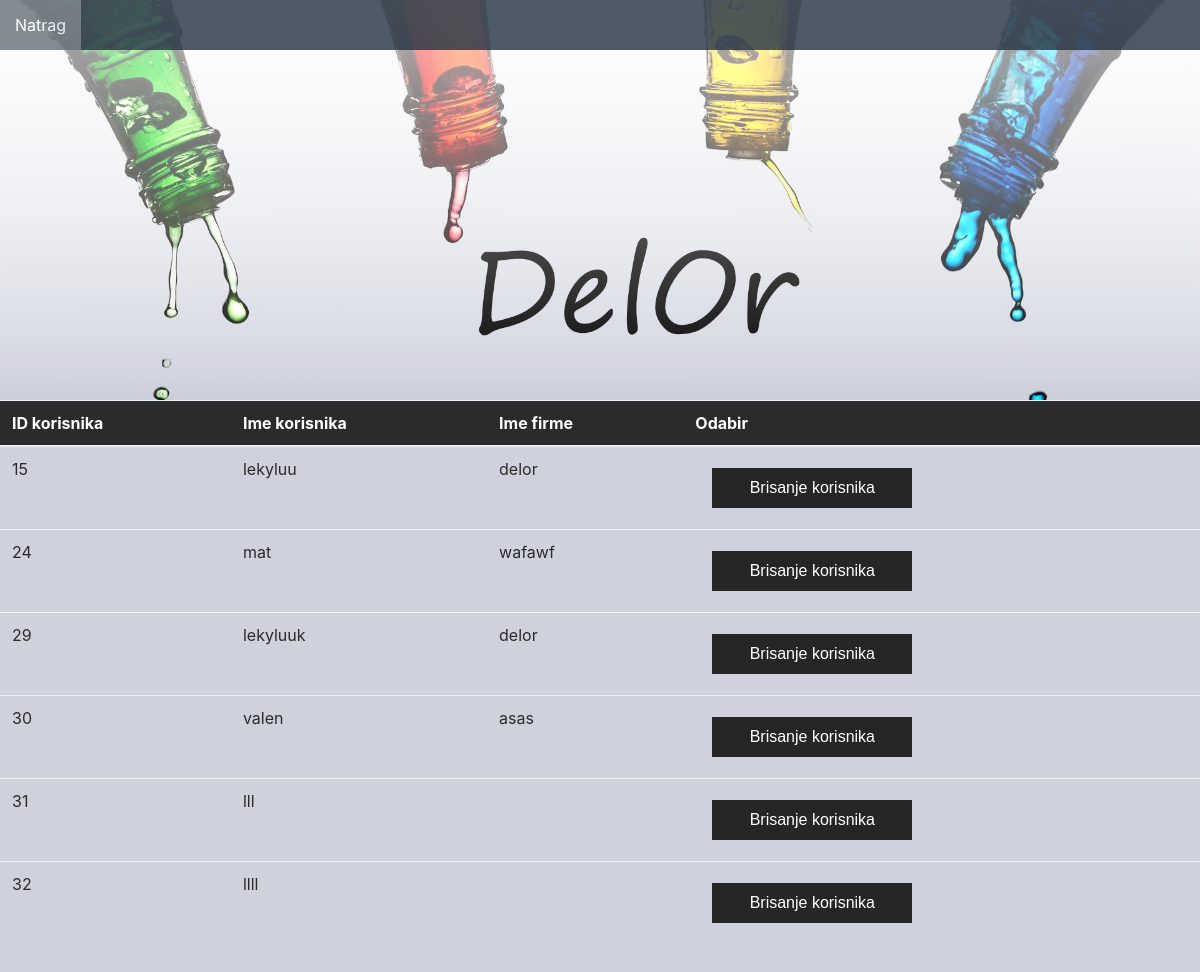
The app's page /public/Admin/urediprofil_a.php, older data.
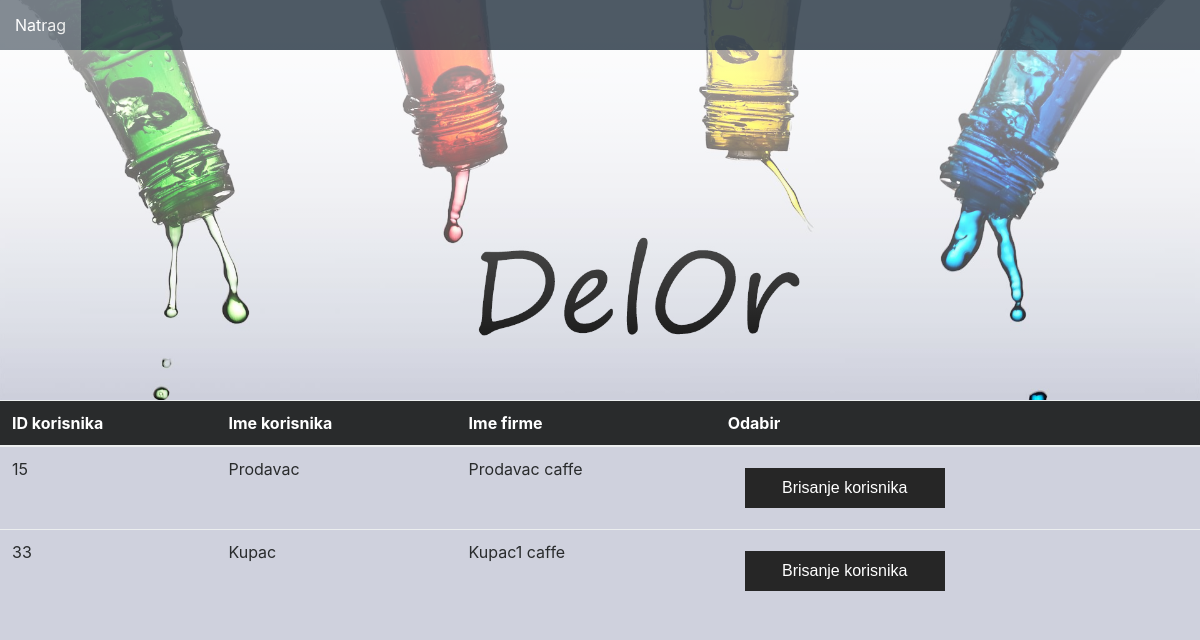
The same page, newer data.
### tables this page shows
CREATE TABLE `korisnik` (
  `id_korisnik` int(11) NOT NULL,
  `korisnicko_ime` varchar(30) NOT NULL,
  `email` varchar(50) NOT NULL,
  `lozinka` varchar(255) NOT NULL,
  `ime_firme` varchar(30) DEFAULT NULL,
  `ime` varchar(20) NOT NULL,
  `prezime` varchar(30) NOT NULL,
  `adresa` varchar(50) DEFAULT NULL,
  `grad` varchar(30) DEFAULT NULL,
  `drzava` varchar(30) DEFAULT NULL,
  `postanski_broj` varchar(10) DEFAULT NULL,
  `broj_telefona` varchar(13) DEFAULT NULL,
  `faks` varchar(13) DEFAULT NULL,
  `tip` varchar(234) NOT NULL
);

### public/Admin/urediprofil_a.php (the view, shortened to what this page needs)
<?php
require 'db.php';
$query1 = "SELECT * FROM korisnik ";
$result1 = mysqli_query($mysqli, $query1);
?>
<!DOCTYPE>
<html>
<head>
	<link rel="stylesheet" type="text/css" media="all" href="../../src/css/bootstrap.min.css">
	<link rel="stylesheet" type="text/css" media="all" href="../../src/css/urediprofil_a.css">
</head>
<body>
<nav id="myNavbar" class="navbar fixed-top navbar-toggleable-md navbar-light bg-faded">
		  <div class="collapse navbar-collapse" id="navbarResponsive">
		    <ul class="navbar-nav ml-center">
	          <li class="nav-item option"><a class="nav-link" href="pocetna_admin.php">Natrag</a></li>
		    </ul>
		  </div>
		</nav>
	<div class="container-fluid">
		<div id="zaglavlje" class="row">
			<div id="iscezavanjek">
			</div>
		</div>
		<div id="ostatak">
			<div class="row boja">
				<table class="table">
					<thead class="thead-inverse">
						<tr>
							<th>ID korisnika</th>
							<th>Ime korisnika</th>
							<th>Ime firme</th>
							<th> Odabir</th>
						</tr>
					</thead>
					<tbody>
						<?php while($korisnik = mysqli_fetch_array($result1)):?>
						<tr>
							<form method="post" action="urediprofil_a.php">
								<td><input type="hidden" name="id_korisnika" value=" <?php echo $korisnik['id_korisnik'];?> ">  <?php echo $korisnik['id_korisnik'];?></td>
								<td><input type="hidden" name="korisnicko_ime" value=" <?php echo $korisnik['id_korisnik'];?> ">  <?php echo $korisnik['korisnicko_ime'];?></td>
								<td><input type="hidden" name="ime_firme" value=" <?php echo $korisnik['id_korisnik'];?> ">  <?php echo $korisnik['ime_firme'];?></td>
								<td><div class="btn">
									 <input type="submit"  value="Brisanje korisnika" name="drop">
				   				</div></td>
							</form>
						</tr>
						<?php endwhile;?>
					</tbody>
				</table>
			</div>
			</div>
</body>
</html>

### src/css/urediprofil_a.css (style rules this page uses)
html, body { margin: 0; padding: 0; background-color: rgb(207,209,221); }
.container-fluid { margin: 0!important; padding: 0!important; width: 100%; }
.row { margin: 0!important; }
#myNavbar { min-height: 50px; background: #22313f !important; opacity: 0.8; padding: 0!important; transition: .5s ease; }
#navbarResponsive > ul { min-height: 50px; }
.nav-link { color: #FFF!important; cursor: pointer; text-align: center; line-height: 50px; padding: 0 15px !important; }
#zaglavlje { height: 50vh; width: 100%; background: url('../img/pice7.jpg'); background-size: cover; background-repeat: no-repeat; background-position: 50% 80%; }
#iscezavanjek { height: 100%; width: 100%; background-image: linear-gradient(to top, transparent 0%, white 100%); }
#ostatak { height:100%; width: 100%; }
.table input[type="submit"] { border: none; outline: none; height: 40px; width: 200px; color: #fff; background: #262626; cursor: pointer; }

Row changes from the older to the newer data that the page shows:
removed korisnik: id_korisnik "24", korisnicko_ime "mat", ime_firme "wafawf"
removed korisnik: id_korisnik "29", korisnicko_ime "lekyluuk", ime_firme "delor"
removed korisnik: id_korisnik "30", korisnicko_ime "valen", ime_firme "asas"
removed korisnik: id_korisnik "31", korisnicko_ime "lll"
removed korisnik: id_korisnik "32", korisnicko_ime "llll"
changed korisnik id 15: korisnicko_ime "lekyluu" → "Prodavac"; ime_firme "delor" → "Prodavac caffe"
added korisnik: id_korisnik "33", korisnicko_ime "Kupac", ime_firme "Kupac1 caffe"
